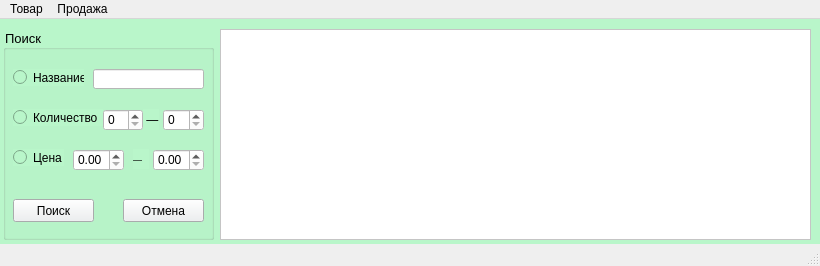
<?xml version="1.0" encoding="UTF-8"?>
<ui version="4.0">
 <class>MainWindow</class>
 <widget class="QMainWindow" name="MainWindow">
  <property name="geometry">
   <rect>
    <x>0</x>
    <y>0</y>
    <width>820</width>
    <height>266</height>
   </rect>
  </property>
  <property name="windowTitle">
   <string>Канцтовары</string>
  </property>
  <property name="windowIcon">
   <iconset>
    <normaloff>images/i.png</normaloff>images/i.png</iconset>
  </property>
  <property name="iconSize">
   <size>
    <width>30</width>
    <height>30</height>
   </size>
  </property>
  <widget class="QWidget" name="centralWidget">
   <property name="styleSheet">
    <string notr="true">
background-color: #B9F6CA;</string>
   </property>
   <widget class="QTableView" name="productView">
    <property name="geometry">
     <rect>
      <x>220</x>
      <y>10</y>
      <width>591</width>
      <height>211</height>
     </rect>
    </property>
    <property name="styleSheet">
     <string notr="true">background-color: rgb(255, 255, 255);</string>
    </property>
   </widget>
   <widget class="QGroupBox" name="groupBox_2">
    <property name="geometry">
     <rect>
      <x>3</x>
      <y>10</y>
      <width>211</width>
      <height>211</height>
     </rect>
    </property>
    <property name="font">
     <font>
      <pointsize>10</pointsize>
      <weight>50</weight>
      <italic>false</italic>
      <bold>false</bold>
     </font>
    </property>
    <property name="contextMenuPolicy">
     <enum>Qt::DefaultContextMenu</enum>
    </property>
    <property name="acceptDrops">
     <bool>false</bool>
    </property>
    <property name="layoutDirection">
     <enum>Qt::LeftToRight</enum>
    </property>
    <property name="styleSheet">
     <string>border-color: rgb(0, 0, 0);</string>
    </property>
    <property name="title">
     <string>Поиск</string>
    </property>
    <property name="flat">
     <bool>false</bool>
    </property>
    <property name="checkable">
     <bool>false</bool>
    </property>
    <widget class="QLineEdit" name="nameEdit">
     <property name="geometry">
      <rect>
       <x>90</x>
       <y>40</y>
       <width>111</width>
       <height>20</height>
      </rect>
     </property>
     <property name="styleSheet">
      <string notr="true">
background-color: rgb(255, 255, 255);</string>
     </property>
    </widget>
    <widget class="QPushButton" name="pushButton_4">
     <property name="geometry">
      <rect>
       <x>10</x>
       <y>170</y>
       <width>81</width>
       <height>23</height>
      </rect>
     </property>
     <property name="font">
      <font>
       <pointsize>9</pointsize>
      </font>
     </property>
     <property name="styleSheet">
      <string notr="true">background-color: #ECEFF1;</string>
     </property>
     <property name="text">
      <string>Поиск</string>
     </property>
    </widget>
    <widget class="QSpinBox" name="spinBox">
     <property name="geometry">
      <rect>
       <x>100</x>
       <y>80</y>
       <width>40</width>
       <height>22</height>
      </rect>
     </property>
     <property name="styleSheet">
      <string notr="true">
background-color: rgb(255, 255, 255);</string>
     </property>
     <property name="maximum">
      <number>9999</number>
     </property>
    </widget>
    <widget class="QSpinBox" name="spinBox_2">
     <property name="geometry">
      <rect>
       <x>160</x>
       <y>80</y>
       <width>41</width>
       <height>22</height>
      </rect>
     </property>
     <property name="styleSheet">
      <string notr="true">
background-color: rgb(255, 255, 255);</string>
     </property>
     <property name="maximum">
      <number>9999</number>
     </property>
    </widget>
    <widget class="QDoubleSpinBox" name="doubleSpinBox">
     <property name="geometry">
      <rect>
       <x>70</x>
       <y>120</y>
       <width>51</width>
       <height>22</height>
      </rect>
     </property>
     <property name="styleSheet">
      <string notr="true">
background-color: rgb(255, 255, 255);</string>
     </property>
     <property name="maximum">
      <double>999999.989999999990687</double>
     </property>
    </widget>
    <widget class="QDoubleSpinBox" name="doubleSpinBox_2">
     <property name="geometry">
      <rect>
       <x>150</x>
       <y>120</y>
       <width>51</width>
       <height>22</height>
      </rect>
     </property>
     <property name="styleSheet">
      <string notr="true">
background-color: rgb(255, 255, 255);</string>
     </property>
     <property name="maximum">
      <double>999999.989999999990687</double>
     </property>
    </widget>
    <widget class="QRadioButton" name="radioButton">
     <property name="geometry">
      <rect>
       <x>10</x>
       <y>40</y>
       <width>71</width>
       <height>17</height>
      </rect>
     </property>
     <property name="font">
      <font>
       <pointsize>9</pointsize>
      </font>
     </property>
     <property name="text">
      <string>Название</string>
     </property>
    </widget>
    <widget class="QRadioButton" name="radioButton_2">
     <property name="geometry">
      <rect>
       <x>10</x>
       <y>80</y>
       <width>90</width>
       <height>17</height>
      </rect>
     </property>
     <property name="font">
      <font>
       <pointsize>9</pointsize>
      </font>
     </property>
     <property name="text">
      <string>Количество</string>
     </property>
    </widget>
    <widget class="QRadioButton" name="radioButton_3">
     <property name="geometry">
      <rect>
       <x>10</x>
       <y>120</y>
       <width>51</width>
       <height>17</height>
      </rect>
     </property>
     <property name="font">
      <font>
       <pointsize>9</pointsize>
      </font>
     </property>
     <property name="text">
      <string>Цена</string>
     </property>
    </widget>
    <widget class="QLabel" name="label">
     <property name="geometry">
      <rect>
       <x>130</x>
       <y>120</y>
       <width>16</width>
       <height>20</height>
      </rect>
     </property>
     <property name="font">
      <font>
       <pointsize>7</pointsize>
      </font>
     </property>
     <property name="text">
      <string>—</string>
     </property>
    </widget>
    <widget class="QLabel" name="label_2">
     <property name="geometry">
      <rect>
       <x>140</x>
       <y>80</y>
       <width>16</width>
       <height>21</height>
      </rect>
     </property>
     <property name="text">
      <string> —</string>
     </property>
    </widget>
    <widget class="QPushButton" name="pushButton_2">
     <property name="geometry">
      <rect>
       <x>120</x>
       <y>170</y>
       <width>81</width>
       <height>23</height>
      </rect>
     </property>
     <property name="font">
      <font>
       <pointsize>9</pointsize>
      </font>
     </property>
     <property name="styleSheet">
      <string notr="true">background-color: #ECEFF1;</string>
     </property>
     <property name="text">
      <string>Отмена</string>
     </property>
    </widget>
   </widget>
   <widget class="QGroupBox" name="groupBox_3">
    <property name="geometry">
     <rect>
      <x>0</x>
      <y>230</y>
      <width>811</width>
      <height>171</height>
     </rect>
    </property>
    <property name="font">
     <font>
      <pointsize>10</pointsize>
      <weight>50</weight>
      <bold>false</bold>
     </font>
    </property>
    <property name="styleSheet">
     <string notr="true">border-color: rgb(0, 0, 0);</string>
    </property>
    <property name="title">
     <string>Создать чек</string>
    </property>
    <widget class="QTableView" name="chequeView">
     <property name="geometry">
      <rect>
       <x>310</x>
       <y>40</y>
       <width>421</width>
       <height>91</height>
      </rect>
     </property>
     <property name="styleSheet">
      <string notr="true">background-color: rgb(255, 255, 255);</string>
     </property>
    </widget>
    <widget class="QSpinBox" name="countBox">
     <property name="geometry">
      <rect>
       <x>120</x>
       <y>110</y>
       <width>71</width>
       <height>22</height>
      </rect>
     </property>
     <property name="styleSheet">
      <string notr="true">background-color: rgb(255, 255, 255);</string>
     </property>
     <property name="minimum">
      <number>1</number>
     </property>
     <property name="maximum">
      <number>9999</number>
     </property>
    </widget>
    <widget class="QPushButton" name="addCheque">
     <property name="geometry">
      <rect>
       <x>70</x>
       <y>140</y>
       <width>81</width>
       <height>23</height>
      </rect>
     </property>
     <property name="font">
      <font>
       <pointsize>9</pointsize>
      </font>
     </property>
     <property name="styleSheet">
      <string notr="true">background-color: #ECEFF1;</string>
     </property>
     <property name="text">
      <string>Добавить</string>
     </property>
    </widget>
    <widget class="QPushButton" name="delCheque">
     <property name="geometry">
      <rect>
       <x>160</x>
       <y>140</y>
       <width>81</width>
       <height>23</height>
      </rect>
     </property>
     <property name="font">
      <font>
       <pointsize>9</pointsize>
      </font>
     </property>
     <property name="styleSheet">
      <string notr="true">background-color: #ECEFF1;</string>
     </property>
     <property name="text">
      <string>Удалить</string>
     </property>
    </widget>
    <widget class="QPushButton" name="saveCheque">
     <property name="geometry">
      <rect>
       <x>730</x>
       <y>140</y>
       <width>81</width>
       <height>23</height>
      </rect>
     </property>
     <property name="font">
      <font>
       <pointsize>9</pointsize>
      </font>
     </property>
     <property name="styleSheet">
      <string notr="true">background-color: #ECEFF1;</string>
     </property>
     <property name="text">
      <string>Сохранить</string>
     </property>
    </widget>
    <widget class="QLabel" name="chequeSum">
     <property name="geometry">
      <rect>
       <x>630</x>
       <y>140</y>
       <width>81</width>
       <height>16</height>
      </rect>
     </property>
     <property name="font">
      <font>
       <family>Times New Roman</family>
       <pointsize>12</pointsize>
       <weight>75</weight>
       <bold>true</bold>
      </font>
     </property>
     <property name="text">
      <string/>
     </property>
    </widget>
    <widget class="QLabel" name="label_4">
     <property name="geometry">
      <rect>
       <x>70</x>
       <y>62</y>
       <width>71</width>
       <height>16</height>
      </rect>
     </property>
     <property name="font">
      <font>
       <pointsize>9</pointsize>
       <weight>50</weight>
       <bold>false</bold>
      </font>
     </property>
     <property name="text">
      <string>Название :</string>
     </property>
    </widget>
    <widget class="QLabel" name="labelname">
     <property name="geometry">
      <rect>
       <x>140</x>
       <y>62</y>
       <width>151</width>
       <height>16</height>
      </rect>
     </property>
     <property name="font">
      <font>
       <pointsize>9</pointsize>
       <weight>50</weight>
       <bold>false</bold>
      </font>
     </property>
     <property name="text">
      <string/>
     </property>
    </widget>
    <widget class="QLabel" name="labelcheck">
     <property name="geometry">
      <rect>
       <x>100</x>
       <y>30</y>
       <width>51</width>
       <height>21</height>
      </rect>
     </property>
     <property name="font">
      <font>
       <family>Times New Roman</family>
       <pointsize>12</pointsize>
       <weight>75</weight>
       <bold>true</bold>
      </font>
     </property>
     <property name="text">
      <string>Чек №</string>
     </property>
    </widget>
    <widget class="QLabel" name="label_3">
     <property name="geometry">
      <rect>
       <x>165</x>
       <y>30</y>
       <width>41</width>
       <height>20</height>
      </rect>
     </property>
     <property name="font">
      <font>
       <family>Times New Roman</family>
       <pointsize>12</pointsize>
       <weight>75</weight>
       <bold>true</bold>
      </font>
     </property>
     <property name="text">
      <string/>
     </property>
    </widget>
    <widget class="QLabel" name="label_5">
     <property name="geometry">
      <rect>
       <x>120</x>
       <y>88</y>
       <width>71</width>
       <height>16</height>
      </rect>
     </property>
     <property name="font">
      <font>
       <pointsize>9</pointsize>
       <weight>50</weight>
       <bold>false</bold>
      </font>
     </property>
     <property name="text">
      <string>Количество</string>
     </property>
    </widget>
    <widget class="QLabel" name="label_6">
     <property name="geometry">
      <rect>
       <x>510</x>
       <y>140</y>
       <width>111</width>
       <height>21</height>
      </rect>
     </property>
     <property name="font">
      <font>
       <family>Times New Roman</family>
       <pointsize>12</pointsize>
       <weight>75</weight>
       <bold>true</bold>
      </font>
     </property>
     <property name="text">
      <string>Общая сумма:</string>
     </property>
    </widget>
    <widget class="QLabel" name="label_7">
     <property name="geometry">
      <rect>
       <x>470</x>
       <y>20</y>
       <width>101</width>
       <height>16</height>
      </rect>
     </property>
     <property name="font">
      <font>
       <pointsize>10</pointsize>
       <weight>50</weight>
       <bold>false</bold>
       <underline>true</underline>
      </font>
     </property>
     <property name="text">
      <string>Товары в чеке :</string>
     </property>
    </widget>
   </widget>
  </widget>
  <widget class="QMenuBar" name="menuBar">
   <property name="geometry">
    <rect>
     <x>0</x>
     <y>0</y>
     <width>820</width>
     <height>21</height>
    </rect>
   </property>
   <widget class="QMenu" name="menu">
    <property name="title">
     <string>Продажа</string>
    </property>
    <addaction name="action"/>
    <addaction name="action_2"/>
   </widget>
   <widget class="QMenu" name="menu_2">
    <property name="title">
     <string>Товар</string>
    </property>
    <addaction name="action_3"/>
    <addaction name="action_4"/>
    <addaction name="action_5"/>
   </widget>
   <addaction name="menu_2"/>
   <addaction name="menu"/>
  </widget>
  <widget class="QStatusBar" name="statusBar"/>
  <action name="action">
   <property name="text">
    <string>Создать продажу</string>
   </property>
  </action>
  <action name="action_2">
   <property name="text">
    <string>Просмотреть все</string>
   </property>
  </action>
  <action name="action_3">
   <property name="text">
    <string>Добавить</string>
   </property>
  </action>
  <action name="action_4">
   <property name="text">
    <string>Удалить</string>
   </property>
  </action>
  <action name="action_5">
   <property name="text">
    <string>Поставка</string>
   </property>
  </action>
 </widget>
 <layoutdefault spacing="6" margin="11"/>
 <resources/>
 <connections/>
</ui>
